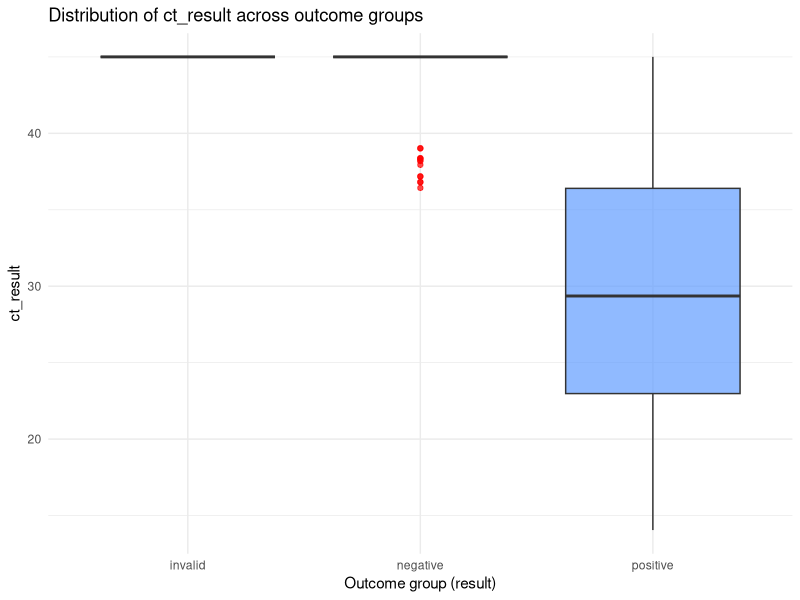
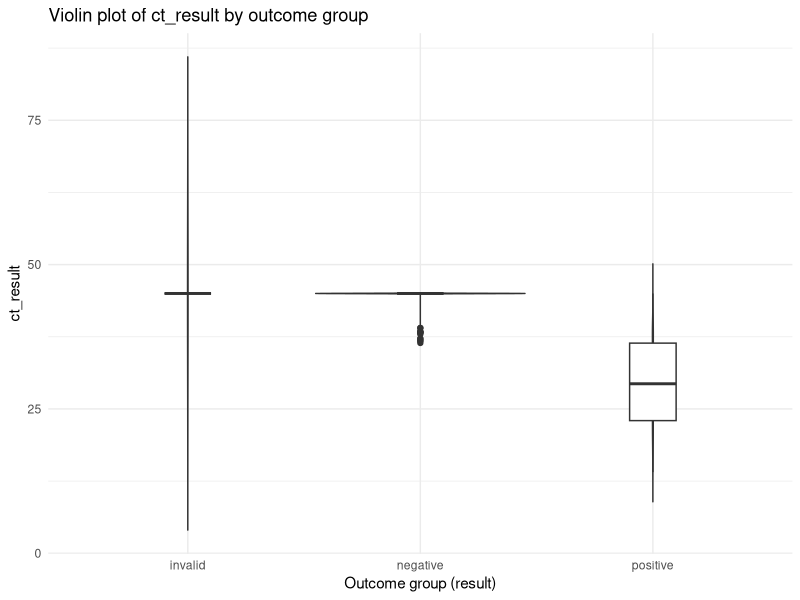

Write the R code that produced these figures, in order.
#Task5_Fatemeh 
##Is there a difference in the distributions of ct_results between different outcome groups (result)


#Loading libraries
install.packages("ggridges")
library(tidyverse)
library(here)
library(GGally)
library(ggridges)


#loading post-tidied data set
data <- read_delim(here("data", "exam_data_tidier_2025-09-09.txt"), delim = " ")
data

# Boxplot – compare median and spread across groups
##Yes, ct_result values are lower in positive cases and higher in negative ones, with no data for the invalid group.
##The boxplot shows clear differences in ct_result by outcome group: positives have lower, more variable Ct values, while negatives and invalids cluster at higher, consistent levels, reflecting the expected inverse link between target amount and Ct.
ggplot(data, aes(x = result, y = ct_result, fill = result)) +
  geom_boxplot(alpha = 0.7, outlier.color = "red") +
  labs(title = "Distribution of ct_result across outcome groups",
       x = "Outcome group (result)",
       y = "ct_result") +
  theme_minimal() +
  theme(legend.position = "none")

# Violin plot – show full distribution shape
##The violin plot shows that positive outcomes have distinctly lower and more variable Ct values, while negative and invalid groups cluster at higher, more uniform Ct values, indicating significant distribution differences across outcome groups
ggplot(data, aes(x = result, y = ct_result, fill = result)) +
  geom_violin(trim = FALSE, alpha = 0.6) +
  geom_boxplot(width = 0.2, fill = "white") +
  labs(title = "Violin plot of ct_result by outcome group",
       x = "Outcome group (result)",
       y = "ct_result") +
  theme_minimal() +
  theme(legend.position = "none")

